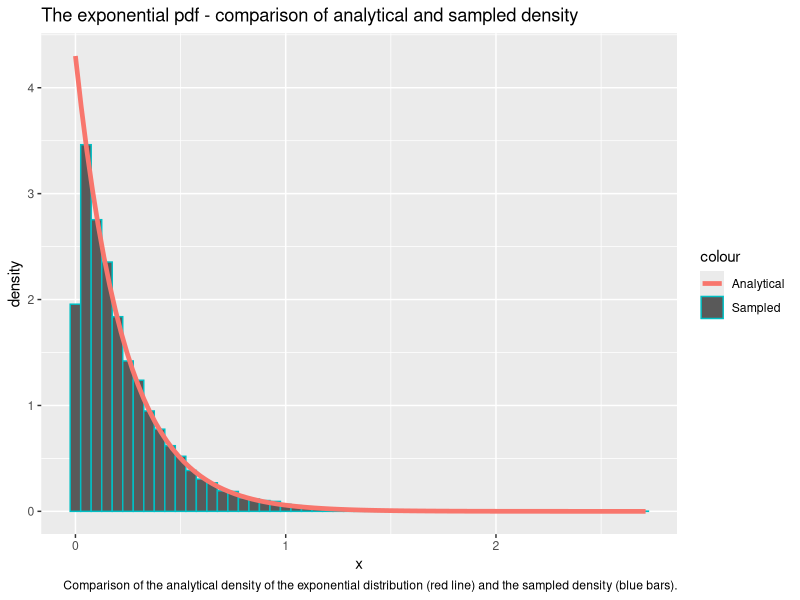
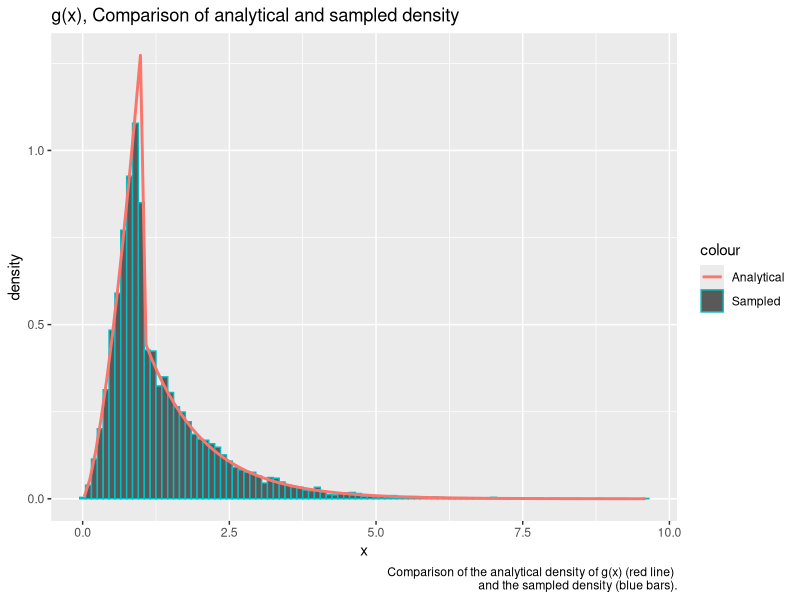
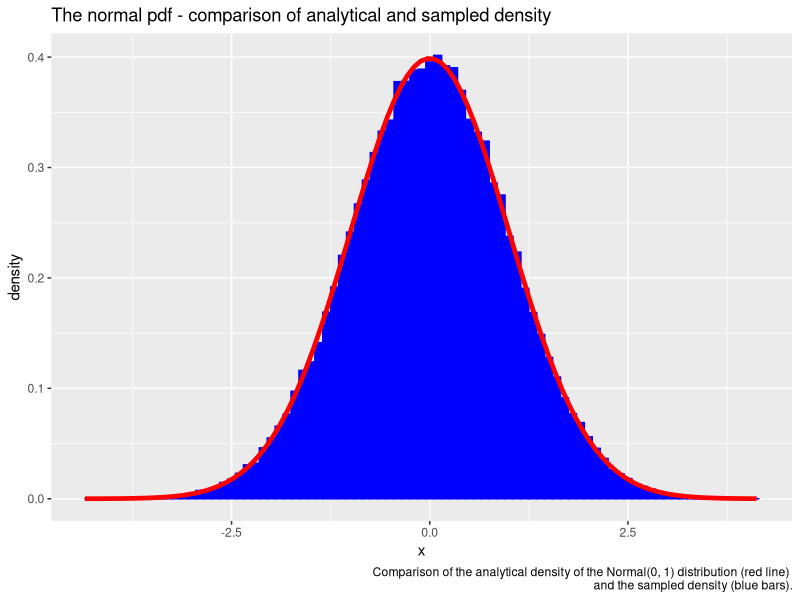
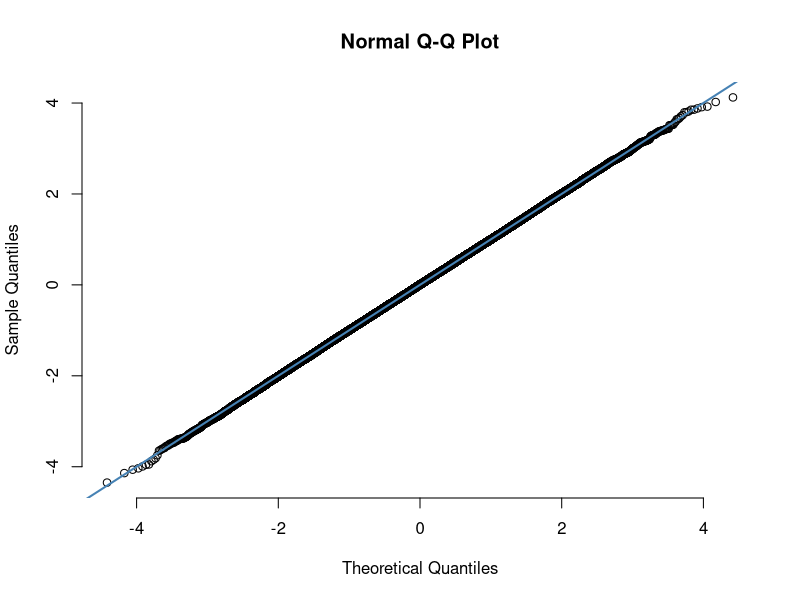
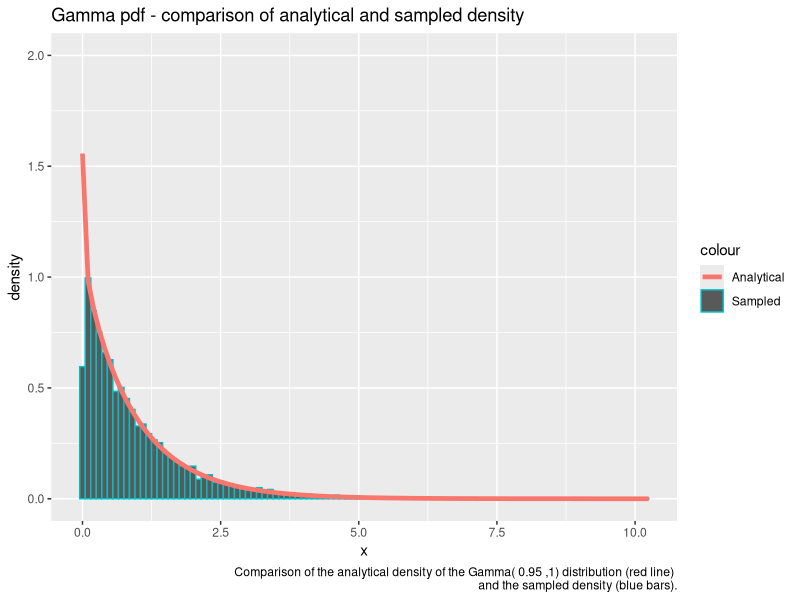
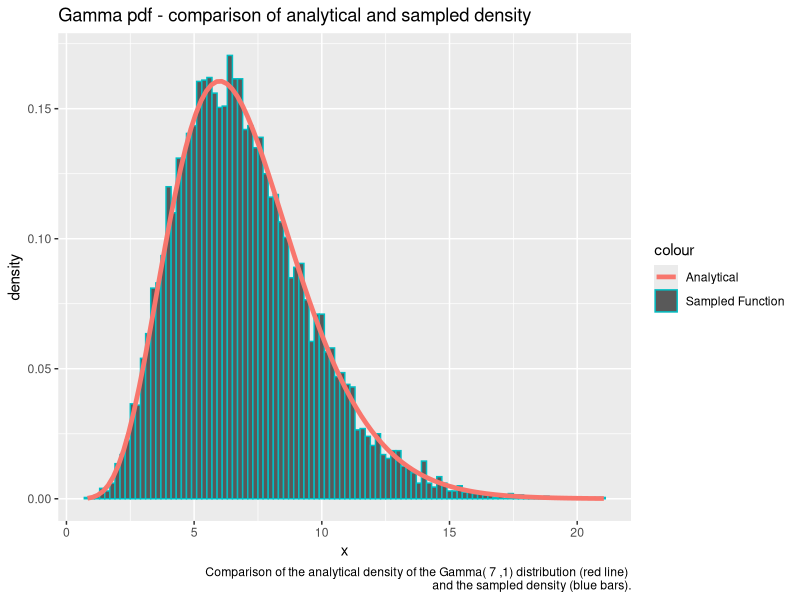
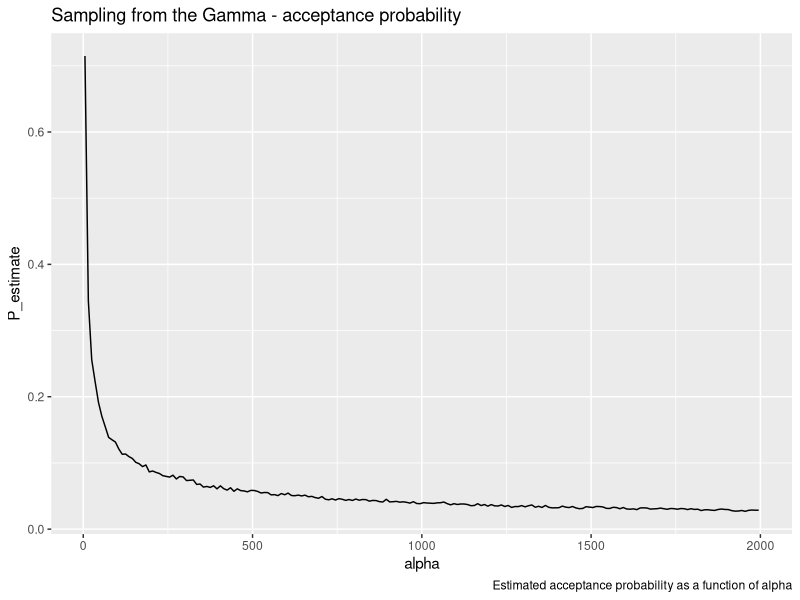
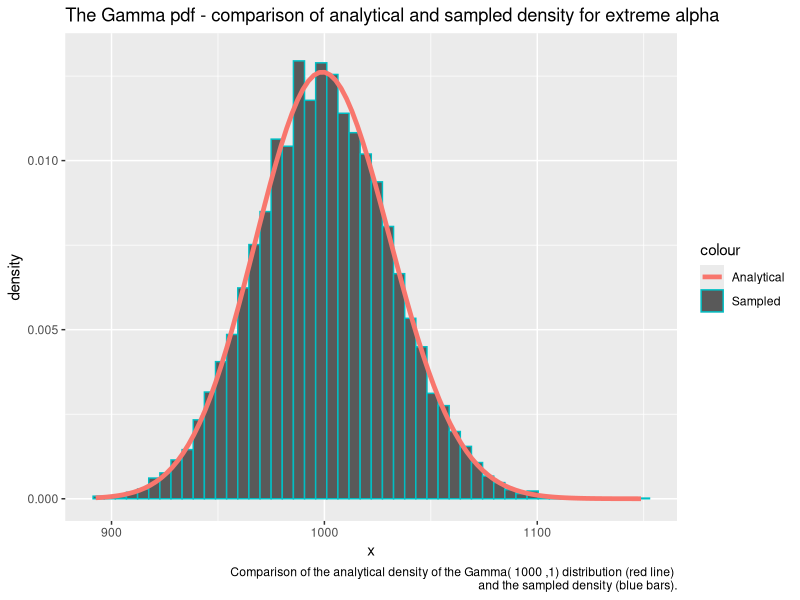

Recreate these plots in R, in order.
## ---- chunk 1
library(formatR)
showsol <- FALSE
library(knitr)
opts_chunk$set(tidy.opts = list(width.cutoff = 68), tidy = TRUE, warning = FALSE, error = FALSE, message = FALSE, echo = TRUE)
## ---- chunk 2
library(ggplot2) # Load library for plotting
exponential<- function(lambda, n=1){
  u = runif(n) # Draw uniformly distributed variables
  x = -1/lambda*log(u) # Do transformation to get exp. distr. variables 
  return(x)
}
## ---- chunk 3
n = 10000
lambda = 4.300
x = exponential(lambda,n) # Draw samples from created function
cat('Theoretical mean: ', 1/lambda,' Computed mean: ', mean(x),'\n')
cat('Theoretical variance: ', 1/lambda^2, ' Computed variance: ', var(x))
## ---- chunk 4
# Prepare generated samples for plotting by putting them in a dataframe 
df2 <- data.frame(theo=seq(0,max(x),length.out=n), x=x)
# Plot the data
ggplot(df2, aes(x = x)) + geom_histogram(aes(y = ..density.., color = "Sampled"), binwidth=0.05) + stat_function(fun=dexp,geom = "line",size=1.6,args = (mean=lambda),aes(color="Analytical")) + ggtitle("The exponential pdf - comparison of analytical and sampled density") + labs(x='x', y='density', caption='Comparison of the analytical density of the exponential distribution (red line) and the sampled density (blue bars).')
## ---- chunk 5
# The function g(x) from problem A.2
g = function(x, alpha){
  c = alpha*exp(1)/(alpha+exp(1))
  result = vector(length = length(x))
  result[x<1.] = sapply(x[x<1.], function(x) c*x^(alpha - 1))
  result[x>=1.] = sapply(x[x>=1.], function(x) c*exp(-x))
  return(as.double(result))}
# The following function returns n from the density function g(x)
# by doing inversion sampling
G_inv = function(n, alpha){
  c = alpha*exp(1)/(alpha+exp(1))
  u = runif(n)
  result = vector(length = n)
  result[u < c/alpha] = (alpha/c * u[u < c/alpha])^(1/alpha)
  result[u >= c/alpha] = -log(1/alpha + exp(-1) - u[u >= c/alpha]/c)
  return(result)}

alpha = 2.5
n = 10000
xsamples = G_inv(n, alpha) # Sample from the density function g(x) by inversion sampling
c = alpha*exp(1)/(alpha+exp(1))
mean = c/(alpha+1) + 2*c/exp(1)
cat('Theoretical mean: ', mean, ' Sampled mean: ', mean(xsamples))
## ---- chunk 6
variance = c/(alpha+2)+5*c/exp(1) - mean^2
cat('Theoretical variance: ', variance, ' Sampled variance: ', var(xsamples))
## ---- chunk 7
# Prepare generated samples for plotting by putting them in a dataframe 
df2 <- data.frame(theo=seq(0,max(xsamples),length.out=n), value=xsamples)
# Plot the data
ggplot(df2, aes(x = value)) + geom_histogram(aes(y = ..density.., color='Sampled'), binwidth=0.1) + stat_function(fun=g,geom = "line",size=1., args = (mean=alpha), alpha=1., aes(color="Analytical")) + ggtitle("g(x), Comparison of analytical and sampled density") + labs(x='x', y='density', caption=paste('Comparison of the analytical density of g(x) (red line) \n and the sampled density (blue bars).'))
## ---- chunk 8
# Function to draw n i.i.d. Normal(0,1) variables
# based on Box-Muller transform
normal <- function(n){
  x_1 <- runif(n/2)
  x_2 <- exponential(1/2, n/2)
  y_1 <- sqrt(x_2)*cos(2*pi*x_1)
  y_2 <- sqrt(x_2)*sin(2*pi*x_1)
  y <- c(y_1,y_2)
  return(y)}
## ---- chunk 9
n = 100000
x <- normal(n) # Draw n i.i.d. Normal(0,1) variables
cat('Theoretical mean: ', 0,' Computed mean: ', mean(x),'\n')
cat('Theoretical variance: ', 1, ' Computed variance: ', var(x))
## ---- chunk 10
# Prepare generated samples for plotting by putting them in a dataframe 
df2 <- data.frame(theo=seq(0,max(x),length.out=n), value=x)
# Plot the data
ggplot(df2, aes(x = value)) + geom_histogram(aes(y = ..density..), binwidth=0.1, col = 'blue', fill = 'blue') + stat_function(fun=dnorm,geom = "line",size=1.6,col="red",args = list(mean=0, sd = 1)) + ggtitle("The normal pdf - comparison of analytical and sampled density") + labs(x='x', y='density', caption=paste('Comparison of the analytical density of the Normal(0, 1) distribution (red line) \n and the sampled density (blue bars).'))
# Make a qq-plot of the generated samples
qqnorm(x, pch = 1, frame = FALSE)
qqline(x, col = "steelblue", lwd = 2)
## ---- chunk 11
# Function to draw one sample of a d-variate Normal(mu, sigma) variable
# The function uses a transformation of d i.i.d. Normal(0,1) variables
normal_d <- function(d, mu, sigma){
  x <- normal(d)
  y <- mu + t(chol(sigma))%*%x
  return(y)}
## ---- chunk 12
d = 2
n = 100000
mu = c(1,2) # Mean vector
sigma = matrix(c(2.5,3,3,10),ncol=2,nrow=2) # Covariance matrix
sample = matrix(NA, ncol = d, nrow = n) # Prepare to draw samples
for (i in 1:n){
  sample[i,] <- normal_d(d,mu,sigma) # Draw n samples
}
average = apply(sample, 2,mean)
cat('Mean vector: \n')
average
covmat = cov(sample)
cat('Covariance matrix: \n')
covmat
## ---- chunk 13
library(nortest)
# Conduct Anderson-Daling test to check normality of the data
ad.test(sample[,1])
ad.test(sample[,2])
## ---- chunk 14
small_gamma = function(alpha, n=1){
  result = vector()
  iter = 0
  sampled = 0
  c = 1/(gamma(alpha)) * (1/alpha + exp(-1))
  
  while(sampled < n){

    # Sample from g(x)
    uniform2 = runif(n)
    x = G_inv(n, alpha)
    # Compute the acceptance probabilites
    probs = dgamma(x, alpha, rate=1) / (c * as.double(g(x, alpha)))
    # Append samples where u < f(x) / c g(x)
    result = append(result, x[uniform2 <= probs])
    # Increase counters
    sampled = sampled + sum(uniform2 <= probs)
    iter = iter + n
  }
  
  iter = iter - length(result) + n
  
  return(list(samples = result[seq(1:n)], iter = iter))
}
## ---- chunk 15
alpha = 0.95
G1 <- small_gamma(alpha, 10000)
df12 = data.frame(G1)

cat('Theoretical mean: ', alpha,' Computed mean: ', mean(G1$samples),'\n')
cat('Theoretical variance: ', alpha, ' Computed variance: ', var(G1$samples))
## ---- chunk 16
ggplot(data=df12, aes(x=samples)) + geom_histogram(data=df12, aes(x=samples, y=..density.., color="Sampled"), binwidth=0.1) +  stat_function(fun=dgamma, geom = "line",size=1.6, args = list(shape=alpha, rate=1), aes(x=samples, color = "Analytical")) + ggtitle("Gamma pdf - comparison of analytical and sampled density") + ylim(0. ,2.0) + labs(x='x', y='density', caption=paste('Comparison of the analytical density of the Gamma(', alpha, ',1) distribution (red line) \n and the sampled density (blue bars).'))
## ---- chunk 17
large_gamma <- function(alpha, n=1){
  # Log transformations of a and b+
  loga = 1/2 * (alpha - 1) * (log(alpha - 1) - 1)
  logb = 1/2 * (alpha + 1) * (log(alpha + 1) - 1)
  result = vector(mode="numeric")
  
  i = 0
  iter = 0
  while (i < n){
    iter = iter + 1 
    log_x_1 = loga + log(runif(1))
    log_x_2 = logb + log(runif(1))
    # Equivalent condition of (x_1, x_2) in C_f
    if (2*log_x_1 <= (alpha - 1)*(log_x_2 - log_x_1) - exp(log_x_2 - log_x_1)){
      result = append(result, exp(log_x_2 - log_x_1))
      i = i + 1
    }
    else{}
  }
  list(samples = result, iter = iter)
}
## ---- chunk 18
alpha = 7.
G2 = large_gamma(alpha, 10000)
cat('Theoretical mean: ', alpha,' Computed mean: ', mean(G2$samples),'\n')
cat('Theoretical variance: ', alpha, ' Computed variance: ', var(G2$samples))
## ---- chunk 19
df16 = data.frame(data=G2)

ggplot(df16, aes(x=data.samples)) + geom_histogram(data=df16, aes(x = data.samples, y=..density.., color="Sampled Function"), binwidth=0.2) + stat_function(fun=dgamma,geom = "line",size=1.6,aes(color='Analytical'),args = list(shape=alpha, rate = 1)) + ggtitle("Gamma pdf - comparison of analytical and sampled density") + labs(x='x', y='density', caption=paste('Comparison of the analytical density of the Gamma(', alpha, ',1) distribution (red line) \n and the sampled density (blue bars).'))
## ---- chunk 20
iterations = c()

for (alpha in seq(2, 2000, 10)){
  # Sample 1000 gamma variables for a particular alpha
  G = large_gamma(alpha, 1000)
  # Iter is here the average over all 1000 samples
  iterations = append(iterations, G$iter)
}

df15 = data.frame(alpha = seq(5, 2000, 10), P_estimate = 1000/iterations)

ggplot(df15, aes(x = alpha, y = P_estimate)) + geom_line() + ggtitle("Sampling from the Gamma - acceptance probability") + labs(caption='Estimated acceptance probability as a function of alpha')
## ---- chunk 21
gamma2 = function(alpha, beta=1, n  = 1){
  if (alpha == 1.0){
    return(list(samples = exponential(beta, n), iter = n))
  }
  else if (alpha <= 1){
    G = small_gamma(alpha, n)
    G$samples = G$samples / beta
    return(G)
  }
  else if (alpha > 1){
    G = large_gamma(alpha, n)
    G$samples = G$samples / beta
    return(G)
  }
}

alpha = 1000
beta = 1

G = gamma2(alpha, beta, 10000)
df17 <- data.frame(G)

histo = hist(G$samples, plot=F)
ggplot(df17, aes(x = samples)) + geom_histogram(aes(y = ..density.., color='Sampled'), bins=50) + stat_function(fun=dgamma,geom = "line",size=1.6,aes(color='Analytical'),args = list(shape=alpha, rate=beta)) + ggtitle("The Gamma pdf - comparison of analytical and sampled density for extreme alpha") + ylim(0, 1.1*max(histo$density)) + labs(x='x', y='density', caption=paste('Comparison of the analytical density of the Gamma(', alpha, ',1) distribution (red line) \n and the sampled density (blue bars).'))
## ---- chunk 22
library(MCMCpack)
get_gamma_samples <- function(alpha){
  return(gamma2(alpha)$samples)
}

dirichlet <- function(alpha){
  z<- sapply(alpha,get_gamma_samples)
  x <- z/sum(z)
  return(x)
}
## ---- chunk 23
k = 5
n = 20000
x <- matrix(NA, ncol = k, nrow = n)
alpha <- exponential(1,k)
for (i in 1:n){
  x[i,] <- dirichlet(alpha)
}
cat('Theoretical mean: ', alpha/sum(alpha),'\n','Computed mean: ', apply(x,2,mean),'\n')
cat('Theoretical variance: ', alpha*(sum(alpha)-alpha)/(sum(alpha)^2*(sum(alpha)+1)),'\n', 'Computed variance: ', apply(x,2,var))
## ---- chunk 24
n <- 10000
alpha <- rep(1,k)
x <- matrix(NA, ncol = k, nrow = n)
for (i in 1:n){
  x[i,] <- dirichlet(alpha)
}
y <- as.vector(rdirichlet(n,alpha))
rfunc = data.frame(value = y)
ourfunc = data.frame(value = as.vector(x))
rfunc$type = 'R function'
ourfunc$type = 'Our function'
df = rbind(rfunc,ourfunc)
ggplot(df, aes(value, fill = type)) + 
   geom_histogram(alpha = 0.5, aes(y = ..density..), position = 'identity') + ggtitle('Comparison of Dirichlet samplers') + labs(x='x', y='density', caption=paste('Comparison of the sampled density of x_k\n sampled from our dirichlet sampler (red bars) and the sampler from MCMpack (blue bars)'))
## ---- chunk 25
df2 <- data.frame(theo=seq(0,max(x[,1]),length.out=n), value=x[,1])
ggplot(df2, aes(x = value)) + geom_histogram(aes(y = ..density.., colour = "Sampled"), 
      binwidth = 0.005) + stat_function(fun=dbeta,geom = "line",size=1.6,aes(col="Analytical"),args = list(shape1=1,shape2=k-1)) + ggtitle("Our function vs. analytical density") + labs(x='x', y='density', caption=paste('Comparison of the sampled density of x_1 sampled from our dirichlet sampler (blue bars) and the Beta distribution (red line)'))
## ---- chunk 26
f <- function(x){
  return((2+x)^125*(1-x)^38*x^34)
}

optimum = optimize(f,c(0,1),maximum = TRUE)

draw_samples <- function(n){
  samples <- rep(NA,n)
  iter = 0
  for (i in 1:n){
    finish = 0
    while(finish ==0){
      iter = iter + 1
      x_sample <- runif(1)
      alpha <- f(x_sample)/optimum$objective
      u = runif(1)
      if (u <=alpha){
        samples[i] <- x_sample
        finish <- 1
      }
    }
  }
  return(list(samples = samples, iterations = iter))
}
## ---- chunk 27
n = 10000
g <- function(x){
  return(f(x)*x)
}
f_density <- function(x){return(f(x)/integrate(f,0,1)$value)}
y <- draw_samples(n)
cat("Computed mean: ", sum(y$samples)/n, '\n')
cat("Theoretical mean: ", integrate(g,0,1)$value/integrate(f,0,1)$value, '\n')
df <- data.frame(theo=seq(0,1,length.out=n), value=y$samples)
ggplot(df, aes(x = value)) + geom_histogram(aes(y = ..density.., colour = "Sampled"), binwidth=0.001) + stat_function(fun=f_density,geom = "line",size=1.6,aes(colour="Analytical")) + ggtitle("Comparison of analytical and sampled density") + xlim(0,1) + geom_segment(x = sum(y$samples)/n, xend = sum(y$samples)/n, y = 0, yend = 100, aes(colour = "Mean"), size = 1.2, linetype = "longdash") + labs(x='x', y='density', caption=paste('Comparison of the sampled density of x_k sampled from our dirichlet sampler (red bars) and the sampler from MCMpack (blue bars)'))
## ---- chunk 28
cat("Average random numbers generated: ", y$iterations/n, '\n')
cat("Theoretical expected number: ", optimum$objective/integrate(f,0,1)$value)
## ---- chunk 29
unscaled_posterior_target = function(x){
  return(f_density(x)*dbeta(x, 1, 5))
}

NC_posterior = integrate(unscaled_posterior_target, 0, 1)$value

posterior_target = function(x){
  return(unscaled_posterior_target(x) / NC_posterior) 
}

posterior_target_mean_density = function(x){
  return(x * posterior_target(x))
}

theoretical_mean = integrate(posterior_target_mean_density, 0, 1)$value

weights = posterior_target(y$samples) / f_density(y$samples)
posterior_mean = sum(y$samples*weights) / (n)
cat("IS posterior mean estimate:", posterior_mean, "\n")
cat("Analytical posterior mean:", theoretical_mean)
## ---- chunk 30
unscaled_weights = unscaled_posterior_target(y$samples) / f(y$samples)
posterior_mean_SN = sum(y$samples*unscaled_weights) / (sum(unscaled_weights))

cat("self-normalizing IS posterior mean estimate:", posterior_mean_SN, "\n")
cat("Analytical posterior mean:", theoretical_mean)
## ---- chunk 31
dbeta2 = function(x){
  return(dbeta(x, 1, 5))
}
est = sum(y$samples)/n
cat(paste('Mass left of x =',est,':', integrate(dbeta2, 0, est)$value))
